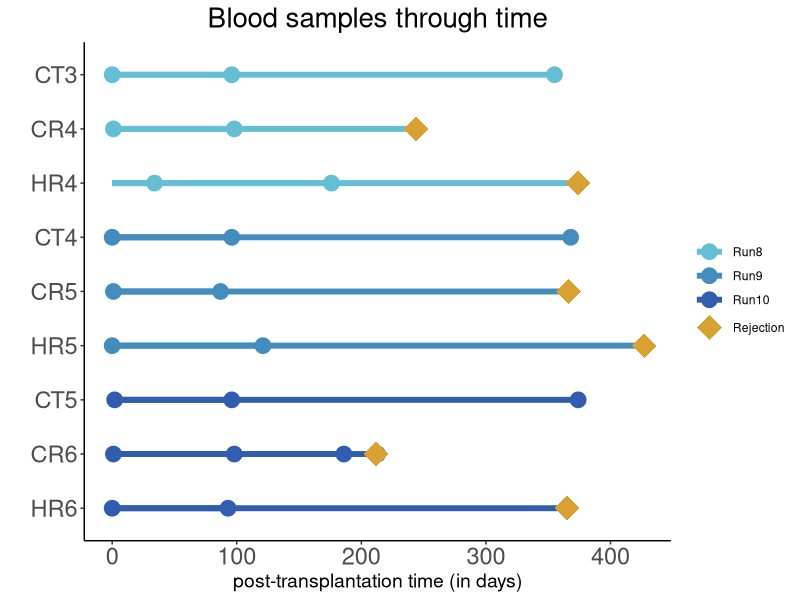

Recreate this plot in R.
setwd("~/Lollipop/")

df<-read.csv(file="cohorteBatch2.csv",sep=";",header=T)

library(ggplot2)
library(scales)
theme_set(theme_classic())

# Reorder manually by batch :
df$CODE<- factor(df$CODE, levels = rev(c("CT3","CR4","HR4","CT4","CR5","HR5","CT5","CR6","HR6")))
# Adding the batch information
# Each samples have 3 time points, except the first sample from Run10 (4 time points) :
df$Run<-c(rep("Run8",3),rep("Run9",3),rep("Run10",4),rep(c(rep("Run8",3),rep("Run9",3),rep("Run10",3)),2) )
df$Run<- factor(df$Run, levels = c("Run8","Run9","Run10"))


pdf("Lollipop_plot_Batch2.pdf")

ggplot(df, aes(x=CODE, y=delai))+ 
  geom_segment(aes(x=CODE,xend=CODE,y=0,yend=delai,colour=Run),size=2,)+
  geom_point(aes(x=CODE, y=delai, colour=Run), size=5)+
  geom_point(data=df,aes(CODE,temps.rejet,color="Rejection"),shape=18,size=8)+
  scale_color_manual(values = c("Rejection"="#D8A131","Run8"="#64BED4","Run9"="#428CBE","Run10"="#305DAD"))+
  coord_flip()+ labs(title="Blood samples through time")+
  theme(axis.text=element_text(size=17,family="sans"),
        axis.title=element_text(size=14, family="sans"),
        plot.title = element_text(size=20,hjust = 0.5),
        legend.title = element_blank())+xlab(label = '') +
  ylab(label = 'post-transplantation time (in days)')+ ylim(-1, max(df$delai))
  
dev.off()
